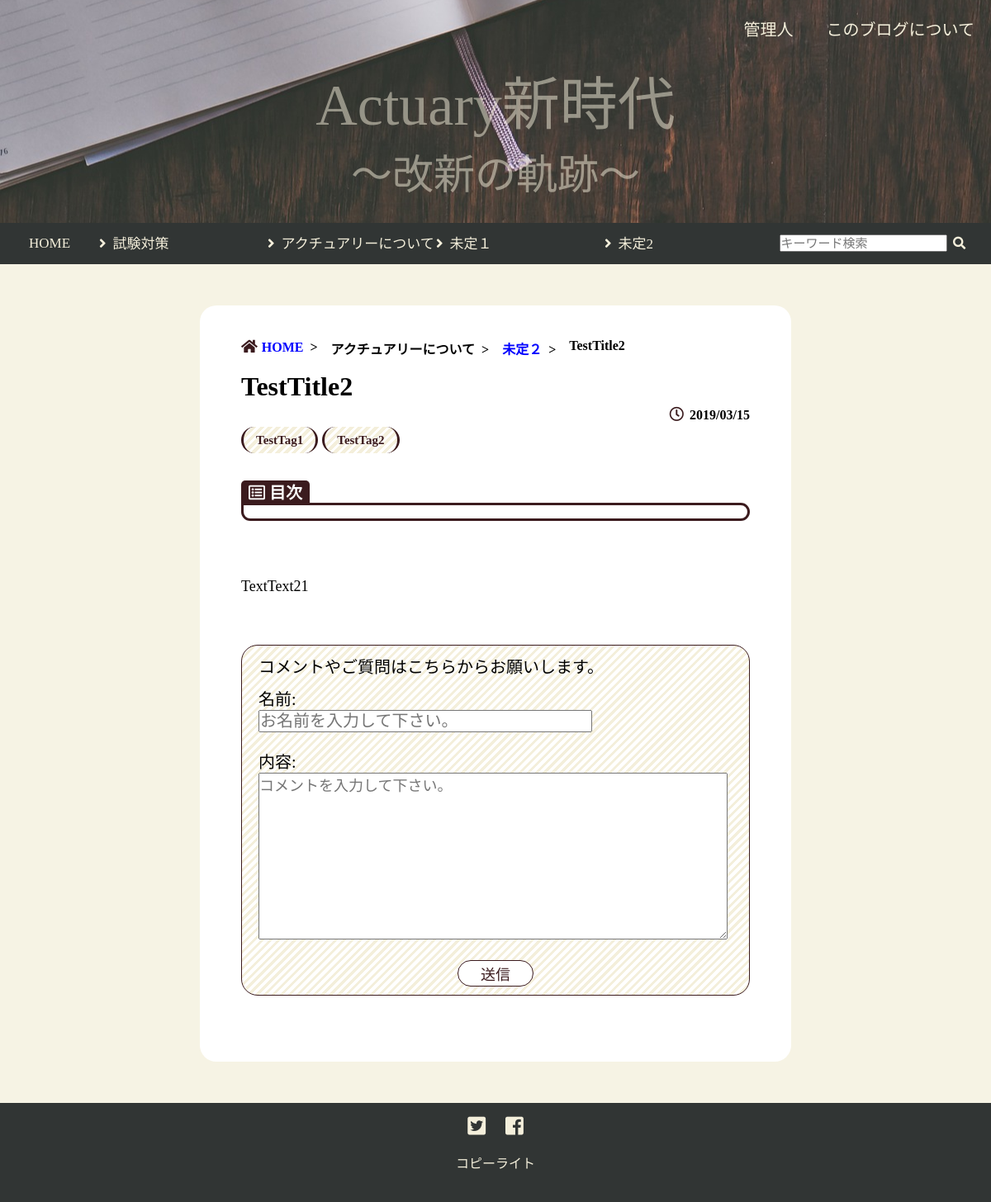
The page /post_detail/4/ on the database its author committed.
### app/models.py (models this page shows, shortened)
class Category(models.Model):
    name = models.CharField(max_length=20)
    created_datetime = models.DateTimeField(auto_now_add=True)

class Post(models.Model):
    title = models.CharField(max_length=100)
    main_sentence = models.TextField(blank=True)
    created_datetime = models.DateTimeField(auto_now_add=True)
    updated_datetime = models.DateTimeField(auto_now=True)
    target_subcategory = models.ForeignKey(SubCategory, null=True, blank=True, on_delete=models.CASCADE)
    tag = models.ManyToManyField(Tag, blank=True)

class SubCategory(models.Model):
    name = models.CharField(max_length=20)
    created_datetime = models.DateTimeField(auto_now_add=True)
    target_category = models.ForeignKey(Category, on_delete=models.CASCADE)

class Tag(models.Model):
    name = models.CharField(max_length=50)
    created_datetime = models.DateTimeField(auto_now_add=True)
    def __str__(self):
        return self.name

### app/views.py (the view, shortened to what this page needs)
# urls.py: path("post_detail/<int:pk>/", views.PostDetailView.as_view(), name="post_detail"),
class PostDetailView(ModelFormMixin, DetailView):
    model = Post
    form_class = CommentCreateForm
    template_name = "app/post_detail.html"
    def get_context_data(self, **kwargs):
        context = super(PostDetailView, self).get_context_data(**kwargs)
        context["category_list"] = Category.objects.all()
        context["subcategory_list"] = SubCategory.objects.all()
        global_form = PostSearchForm()
        context["global_form"] = global_form
        return context

### app/forms.py
class CommentCreateForm(forms.ModelForm):
    class Meta:
        model = Comment
        fields = ("name","text", )
        widgets = {
            "name": forms.TextInput(attrs={"placeholder": "お名前を入力して下さい。"}),
            "text": forms.Textarea(attrs={"placeholder": "コメントを入力して下さい。"}),
        }

class PostSearchForm(forms.Form):
    keyword = forms.CharField(
        required = False,
        widget = forms.TextInput(
            attrs={"class": "search_input", "placeholder": "キーワード検索"}
        ),
    )

### app/templatetags/mokuzi.py (called while the page is built)
@register.filter
def index(text):
    pattern = r"<h2>(.*)</h2>"
    h2_list = re.findall(pattern, text)
    result = ""
    count = 1
    for h2 in h2_list:
        result += "<li>" + str(count) + ". " + h2 + "</li>"
        count += 1
    return result

### app/templates/app/post_detail.html (shortened to what this page needs)
{% extends "app/base.html" %}
{% load static %}
{% load index %}
{% block css %}
<link rel="stylesheet" type="text/css" href="{% static "app/css/post_detail.css" %}">
{% endblock %}
{% block header %}
<header>
  <div class="header_right">
    <li><a href="{% url "app:about_blog" %}">このブログについて</a></li>
    <li><a href="{% url "app:about_writer" %}">管理人</a></li>
  </div>
  <div class="title">
    <a href="{% url "app:top" %}">
      <p class="main-title">Actuary新時代</p>
      <p class="subtitle">～改新の軌跡～</p>
    </a>
  </div>
</header>
{% endblock %}
{% block nav %}
<nav>
  <ul class="menu">
    <li class="menu_home">
      <a href="{% url "app:top" %}"><p>HOME</p></a>
    </li>
    {% for category in category_list %}
    <li class="menu__single">
      <label for="label{{ forloop.counter }}">{{ category.name }}</label>
    </li>
    {% endfor %}
    <li class="menu_search">
      <form action="{% url "app:top" %}" class="search_form">
        {{ global_form.keyword }}
        <button type="submit" class="search_button"><i class="fas fa-search"></i>
        </button>
      </form>
    </li>
  </ul>
</nav>
{% endblock %}
{% block main %}
<main>
  <div class="article">
    <div class="bread">
      <ol>
        <li><a href="{% url "app:top" %}">HOME</a>></li>
        <li>{{ post.target_subcategory.target_category.name }}></li>
        <li><a href="{% url "app:subcategory" post.target_subcategory.name %}">{{ post.target_subcategory.name }}</a>></li>
        <li>{{ post.title }}</li>
      </ol>
    </div>
    <div class="title_article">
      <h1>{{ post.title }}</h1>
    </div>
    <div class="created_datetime">
      {{ post.created_datetime|date:"Y/m/d" }}
    </div>
    <div class="tag">
      <ul>
        {% for t in post.tag.all %}
        <li><a href="{% url "app:tag" t.name %}">{{ t }}</a></li>
        {% endfor %}
      </ul>
    </div>
    <div class="table_content">
      <span class="table_content_title"><i class="far fa-list-alt"></i>目次</span>
    </div>
    <div class="main_sentance">
      {{ post.main_sentence | safe | linebreaks}}
    </div>
    <form action="" method="POST" class="comment_form">
      <p>コメントやご質問はこちらからお願いします。</p>
      {% for field in form %}
      <div class="form-group">
        <label for="{{  field.id_for_label }}">{{  field.label_tag }}</label>
        <p>{{ field }}</p>
      </div>
      {% endfor %}
      <div class="form_button">
        <button type="submit" >送信</button>
      </div>
    </form>
  </div>
</main>
{% endblock %}

### app/templates/app/base.html (shortened to what this page needs)
{% load static %}
<!DOCTYPE html>
<html>
  <head>
    <link rel="stylesheet" href="https://use.fontawesome.com/releases/v5.7.2/css/all.css">
    {% block css %}
    {% endblock %}
  </head>
  <body>
    {% block header %}
    {% endblock header%}
    {% block nav %}
    {% endblock %}
    {% block main %}
    {% endblock %}
    <footer>
      <div id="footer-inner" class="footer_container">
        <div class="SNS">
          <ul>
            <li><a href="#"><i class="fab fa-twitter-square"></i></a></li>
            <li><a href="#"><i class="fab fa-facebook-square"></i></a></li>
          </ul>
        </div>
        <p>コピーライト</p>
      </div>
    </footer>
  </body>
</html>

### app/static/app/css/base.css (style rules this page uses)
* { padding: 0; margin: 0; }
body { font-family: MyFont; background-color: rgba(244, 239, 219, 0.75); }
a { text-decoration: none; color: blue; }

### app/static/app/css/header.css (style rules this page uses)
header { width: auto; height: 270px; background-image: url("header.jpg"); background-position: 0 85%; }
header li { list-style: none; }
header a { color: #F4EFDB; }
.title p { text-align: center; }
.main-title { font-size: 70px; padding-top: 70px; font-weight: normal; }
.subtitle { font-size: 50px; }
.header_right li { float: right; margin: 0 20px; padding-top: 20px; font-size: 20px; }

### app/static/app/css/nav.css (style rules this page uses)
.menu { position: relative; width: 100%; height: 50px; margin: 0 auto; list-style: none; font-size: 17px; font-weight: normal; color: #F4EFDB; background-color: #313534; }
.menu > li { float: left; height: 50px; line-height: 50px; background-color: #313534; }
.menu_home { width: 10%; }
.menu__single { width: 17%; }
.menu_search { width: 22%; }
.menu > li a { display: block; color: #F4EFDB; filter: alpha(opacity=100); -moz-opacity: 1.0; opacity: 1.0; }
.menu p { text-align: center; color: #F4EFDB; }
.menu label { display: block; transition: all 0.5s; color: #F4EFDB; }
.menu__single label:before { content: '\f105'; font-family: 'Font Awesome 5 Free'; padding-right: 8px; font-weight: 900; }
.menu:before, .menu:after { content: " "; display: table; }
.menu:after { clear: both; }
.menu { *zoom: 1; }
.menu > li.menu__single { position: relative; }
.menu_search form { display: inline-flex; }
.menu_search input { font-size: 15px; margin: 0 0.5em; }
.menu_search button { color: #F4EFDB; background: none; border: none; font-size: 0.9em; cursor: pointer; cursor: hand; }

### app/static/app/css/article_content.css (style rules this page uses)
main { padding: 50px 0; }
.article { margin: 0 auto; width: 616px; padding: 40px 50px; background-color: #fff; border-radius: 20px }
.bread li { list-style: none; float: left; }
.bread { padding-bottom: 10px; font-weight: bold; }
.bread li:first-child a::before { font-family: 'Font Awesome 5 Free'; content: "\f015"; font-weight: 900; font-size: 1.1em; padding-right: 5px; color: #3b1b1e; }
.tag { padding-bottom: 60px; }
.tag li { list-style: none; float: left; padding-right: 5px; }
.tag a { position: relative; display: inline-block; font-weight: bold; padding: 0.5em 1em; text-decoration: none; color: #3b1b1e; text-shadow: 0 0 5px white; padding: 0.5em 1em; background: repeating-linear-gradient(-45deg, #fff, #fff 3px,#F4EFDB 3px, #F4EFDB 7px); border-left: solid 3px #3b1b1e; border-right: solid 3px #3b1b1e; font-size: 15px; border-radius: 20px; }
.title_article { padding: 30px 0 0; }
.created_datetime { text-align: right; font-weight: bold; padding: 5px 0; }
.created_datetime::before { font-family: 'Font Awesome 5 Free'; content: "\f017"; font-weight: 400; font-size: 1.1em; padding-right: 3px; color: #3b1b1e; }
.table_content { position: relative; margin: 2em 0; padding: 0.5em 1em; border: solid 3px #3b1b1e; border-radius: 0 20px 20px 20px; }
.table_content .table_content_title { position: absolute; display: inline-block; top: -30px; left: -3px; padding: 0 9px; height: 30px; line-height: 30px; vertical-align: middle; font-size: 20px; background: #3b1b1e; color: #ffffff; font-weight: bold; border-radius: 5px 5px 0 0; }
.table_content_title i { padding-right: 0.25em; }
.main_sentance { font-size: 18px; line-height: 1.9; margin-bottom: 3em; padding-top: 30px; }
.comment_form { padding: 20px 50px; font-size: 20px; border: solid 1px #3b1b1e; border-radius: 20px; }
.comment_form { padding: 0.5em 1em; margin: 2em 0; background: -webkit-repeating-linear-gradient(-45deg, #F4EFDB, #F4EFDB 3px,#fff 3px, #fff 7px); background: repeating-linear-gradient(-45deg, #F4EFDB, #F4EFDB 3px,#fff 3px, #fff 7px); }
.comment_form p { margin-bottom: 10px; }
.comment_form input { font-size: 20px; width: 400px; margin-bottom: 10px; }
.comment_form textarea { font-size: 18px; width: 566px; height: 200px; margin-bottom: 10px; }
.form_button { text-align: center; }
.comment_form button { font-size: 18px; padding: 0.1em 1.5em; display: inline-block; text-decoration: none; background-color: white; color: #3b1b1e; border: solid 1px #3b1b1e; border-radius: 20px; transition: .4s; cursor: pointer; cursor: hand; }

### app/static/app/css/footer.css (style rules this page uses)
footer { width: auto; text-align: center; background-color: #313534; height: 120px; color: #F4EFDB; }
.SNS { height: 45px; width: auto; padding-top: 15px; }
footer li { list-style: none; display: inline; padding: 0 10px; }
.SNS a { color: #F4EFDB; font-size: 25px; }

### rows shown on the page
Category: name "試験対策"
Category: name "アクチュアリーについて"
Category: name "未定１"
Category: name "未定2"
Post: target_subcategory.target_category.name "アクチュアリーについて", target_subcategory.name "未定２", title "TestTitle2", created_datetime "2019/03/15", main_sentence "TextText21"
Tag: name "TestTag1"
Tag: name "TestTag2"

### other values the page prints
{{ field.label_tag }} "名前:" "内容:"
